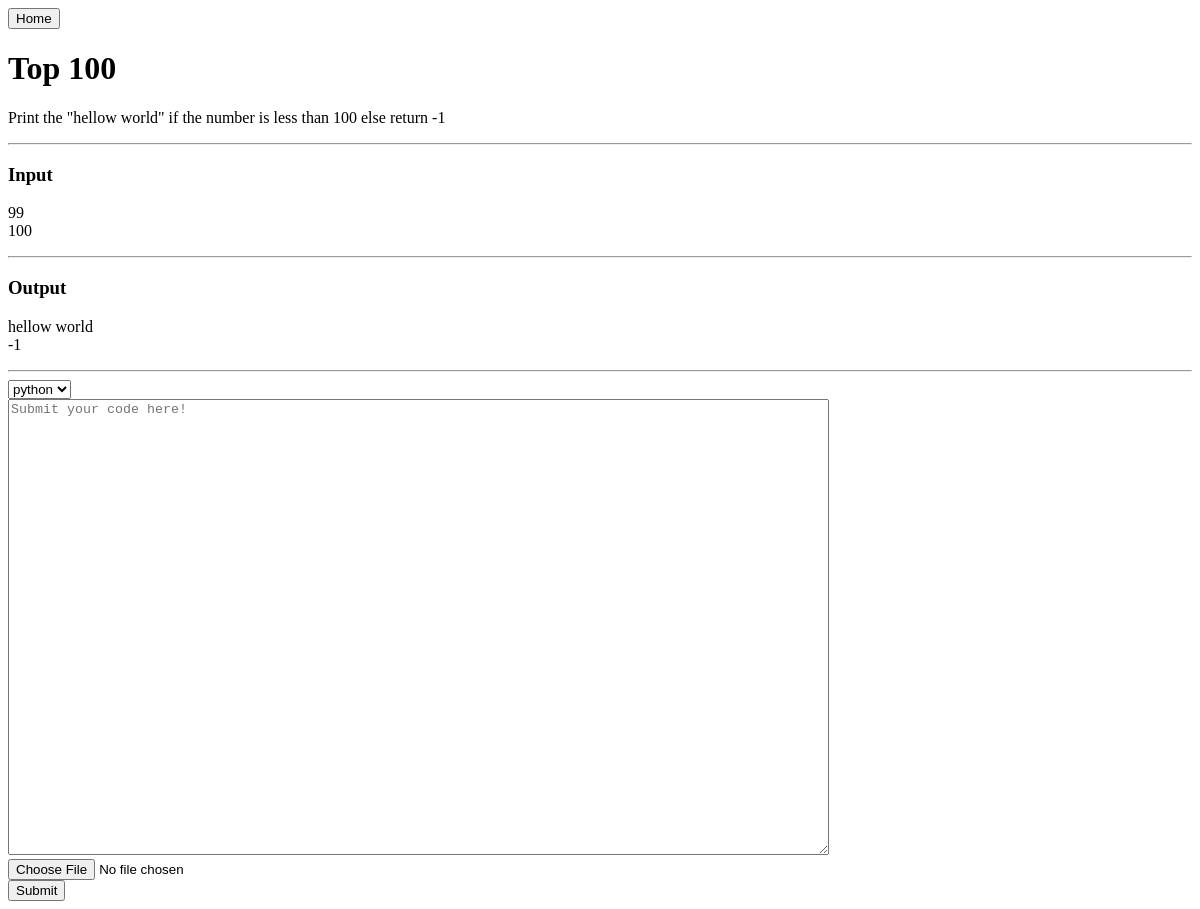
/home/problem/1, run on an earlier commit of the app's database.
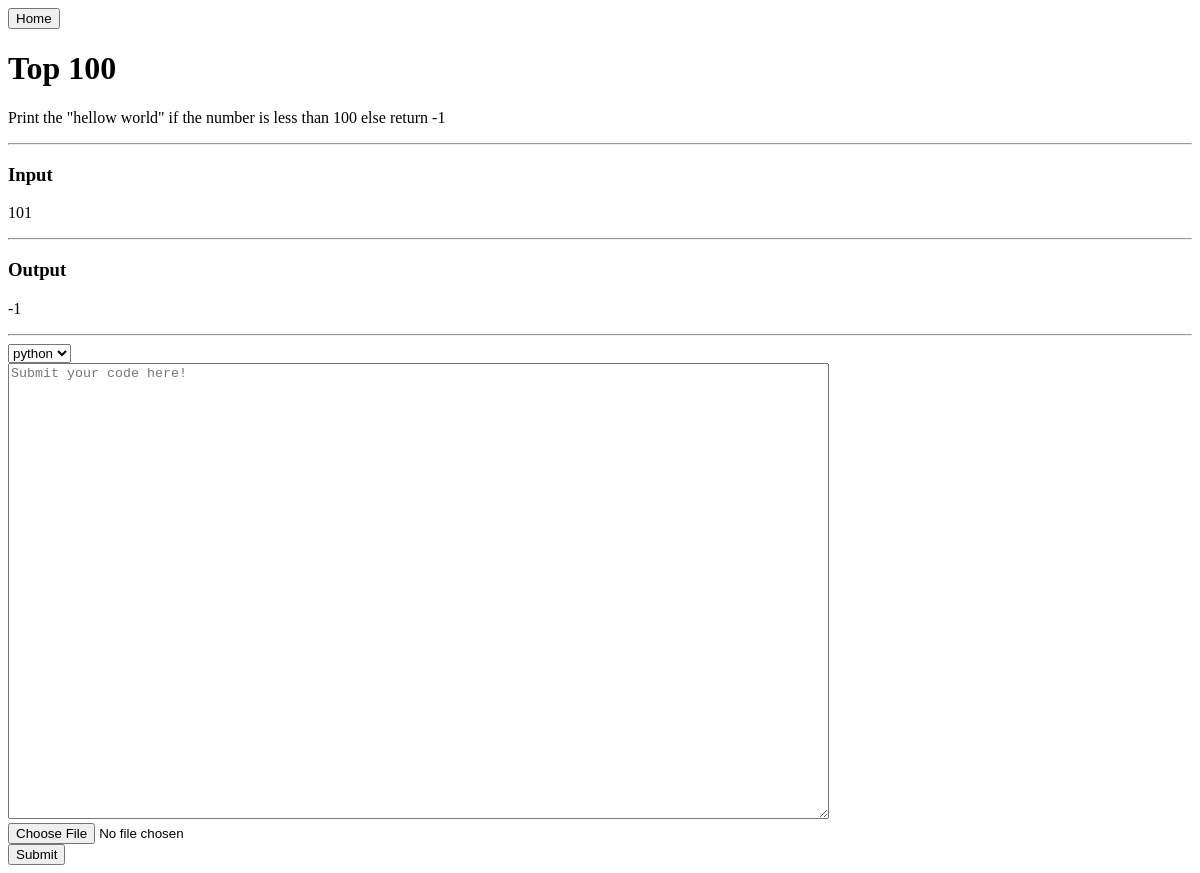
And on a later commit of the database.
### homescr/models.py (models this page shows, shortened)
class Problems(models.Model):
    problem_st = models.TextField()
    problem_nm = models.CharField(max_length=50)
    problem_code = models.CharField(max_length=3)
    problem_diff = models.CharField(max_length=6)

class Testcases(models.Model):
    Problem = models.ForeignKey(Problems, on_delete=models.CASCADE)
    problem_input = models.TextField(max_length=1000)
    problem_output = models.TextField(max_length=1000)

### problempg/views.py (the view)
# urls.py: path('problem/<int:problem_id>', views.problem_page , name='problem_page')
def problem_page(request, problem_id):
    problem_detail = Problems.objects.get(id = problem_id)
    problem_testcase = Testcases.objects.get(id= problem_id)
    return render(request, 'problempg/problem_page.html',
                  {'problem_detail':problem_detail, 'problem_testcase':problem_testcase })

### templates/problempg/problem_page.html (shortened to what this page needs)
<!DOCTYPE html>
<html lang="en">
<head>
    {%load static%}
</head>
<body>
    <header>
        <span id="home_button">
            <a href="{% url 'index' %}">
            <button>
                Home
            </button>
        </a>
        </span>
        <h1 id="problem_nm">{{problem_detail.problem_nm}}</h1>
    </header>
    <main>
        <div>
            <p style="white-space: pre-line">{{problem_detail.problem_st}}</p>
        </div>
        <hr>
        <div>
            <h3>Input</h3>
            <p style="white-space: pre-line">{{problem_testcase.problem_input}}</p>
        </div>
        <hr>
        <div>
            <h3>Output</h3>
            <p style="white-space: pre-line">{{problem_testcase.problem_output}}</p>
        </div>
        <hr>
    </main>
    <footer>
        {%block content %}
        <form method="post" action="{%url 'leaderboard' problem_detail.id %}" enctype="multipart/form-data">
            <div id="language_list">
                <select name="language" >
                    <option value="python">python</option>
                </select>
            </div>
            <div>
                <textarea name="user_problem_code" id="usercode" cols="100" rows="30" placeholder="Submit your code here!"></textarea>
            </div>
            <div>
                <input type="file" name="codefile">
            </div>
            <button type="submit" name="submit">Submit</button>
        </form>
        {%endblock%}
    </footer>
</body>
</html>

What changed in the data, as far as the page shows it:
changed Testcases: problem_input "99 100" → "101"; problem_output "hellow world -1" → "-1"
